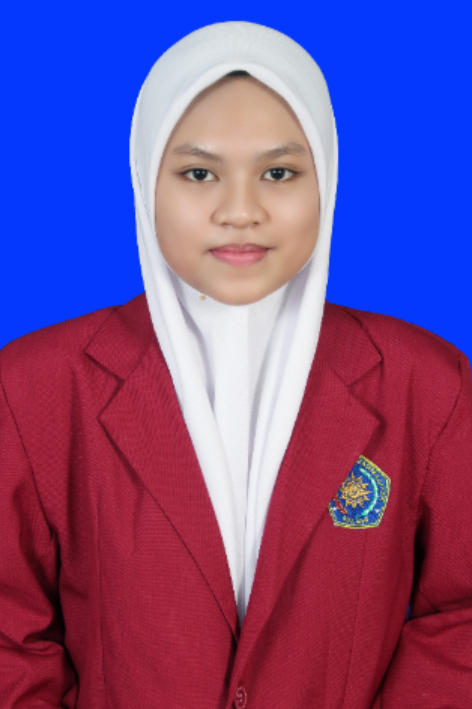
#> input picture MODUL6/codelab6/images/afifah.jpg, 472 x 709 px, found by its file name
$ python kegiatan5.py
#> lines starting #> are read from the running program, lines starting #| are printed output that depends on the picture
#rotate the image by an angle

import matplotlib.pyplot as plt
from PIL import Image

img = Image.open('D:/KULIAH UMM/Praktikum/SEM 5/FUNGSIONAL H/Praktikum_Fungsional2023/MODUL6/codelab6/images/afifah.jpg')
#> img is the input picture: PIL image 472x709 RGB; mean R, G, B 117, 77.1, 143.3
rotated_image = img.rotate(90)
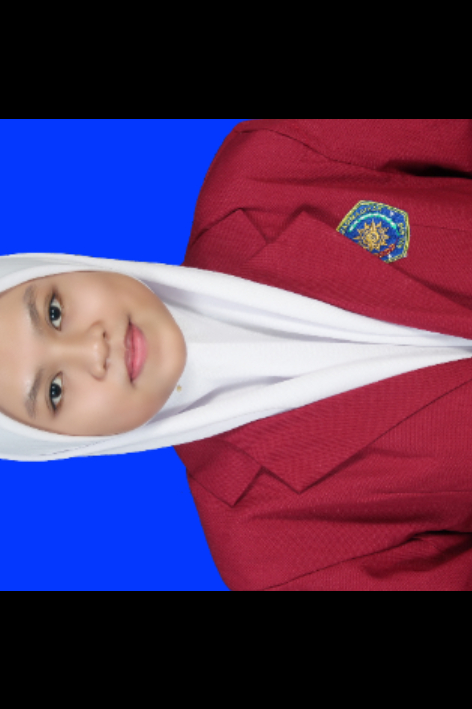
#> rotated_image: PIL image 472x709 RGB; mean R, G, B 85.3, 56.9, 95.8
plt.imshow(rotated_image)
plt.axis('off')
plt.show()
